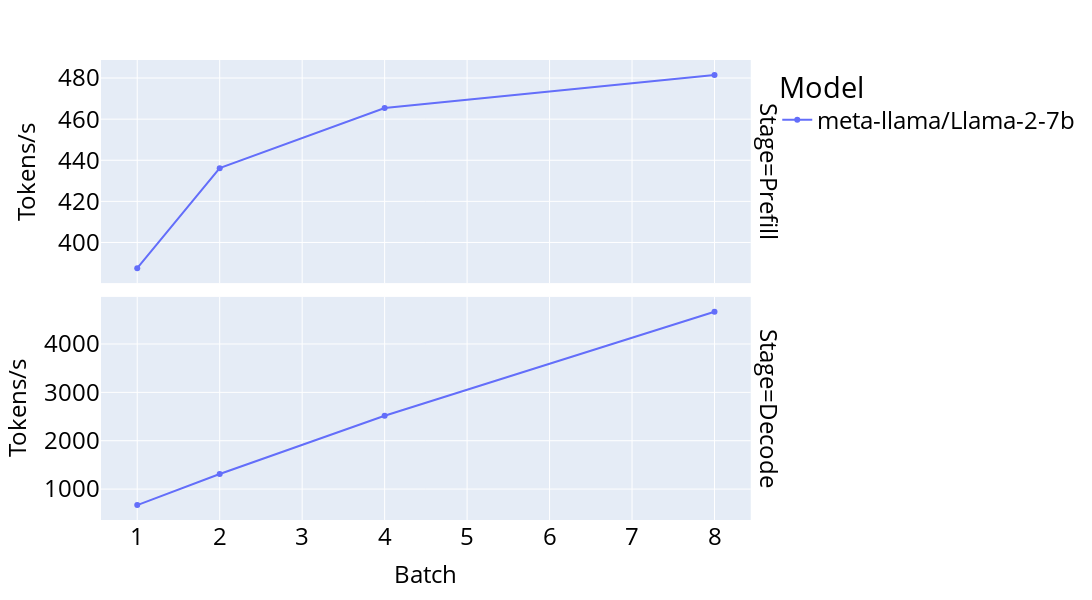

Write notebook code for a chart like this one.
### Code cell
# Import necessary libraries
import numpy as np
import matplotlib.pyplot as plt
%matplotlib inline
import plotly.graph_objects as go
import plotly.express as px
from plotnine import *
import plotnine as p9


# Set up interactive widgets for the variables
from ipywidgets import interact, IntSlider, Checkbox, BoundedIntText, BoundedFloatText, Dropdown
import ipywidgets as widgets


# Define the function to generate the demand curve
def generate_demand_curve(system_box, system_eff, num_nodes_slider, model_box, quantization_box, batch_slider, input_token_slider, output_token_slider):
    warnings.filterwarnings("ignore")
    data = []
    batch_size_list = [1,2,4,8,16,32,48,64,80,96,112,128,136,144,160, 172, 180, 200, 224, 240, 256]
    for batch_size in tqdm(batch_size_list):
        for model in model_box:
            if batch_size <= batch_slider:
                try: 
                    prefill_outputs = prefill_moddeling(model = model, batch_size = batch_size,
                                            input_tokens = input_token_slider, output_tokens = output_token_slider, FLAT = True,
                                            system_name = system_box, system_eff = system_eff,
                                            bits=quantization_box,
                                            tensor_parallel = num_nodes_slider, debug=False, time_breakdown=True) 
                    data.append([model,'Prefill',batch_size, prefill_outputs['Latency'], prefill_outputs['Throughput']] + prefill_outputs['Runtime_breakdown'])
                    decode_outputs = decode_moddeling(model = model, batch_size = batch_size, Bb = 4 ,
                                            input_tokens = input_token_slider, output_tokens = output_token_slider, FLAT = True,
                                            system_name = system_box, system_eff=system_eff,
                                            bits=quantization_box,
                                            tensor_parallel = num_nodes_slider, debug=False, time_breakdown=True) 
                    data.append([model,'Decode',batch_size,  decode_outputs['Latency'], decode_outputs['Throughput']] + decode_outputs['Runtime_breakdown'])
                except:
                    ValueError
    assert len(data) > 0, "No Model fits in the given # of GPUs. Increase GPUs or use different Model"
    data_df = pd.DataFrame(data, columns = ['Model', 'Stage','Batch', 'Latency(ms)', 'Tokens/s', 'GEMM Time', 'Attn Time', 'Communication Time'])
    data_df = data_df.replace(All_model_list, All_models_name)
    data_df['Stage'] = pd.Categorical(data_df['Stage'], categories=['Prefill','Decode'])
    
    fig = px.line(data_df, x="Batch", y="Tokens/s",  line_group="Model", color="Model", facet_row='Stage', 
                labels={"Batch": "Batch", "Tokens/s": "Tokens/s", "Model": "Model"},
                width=1200, height=600, markers=True)

    # Customize axis labels
    fig.update_xaxes(title_font=dict(size=24))
    fig.update_yaxes(title_font=dict(size=24))

    # Customize tick labels
    fig.update_xaxes(tickfont=dict(size=24))
    fig.update_yaxes(tickfont=dict(size=24))

    fig.update_yaxes(matches=None)

    # # Customize facet labels
    fig.update_layout(
        font_color="black",
        title_font_color="black",
        legend_title_font_color="black",
        font_size=24
    )

    fig.show()



batch_slider = BoundedIntText( value=8, min=1, max=128, step=1, description='Max Batch Size:', disabled=False , style={'description_width': 'initial'})
input_token_slider = BoundedIntText( value=512, min=1, max= 100000, step=1, description='Input Tokens:', disabled=False , style={'description_width': 'initial'})
output_token_slider = BoundedIntText( value=128, min=1, max= 100000, step=1, description='Output Tokens:', disabled=False , style={'description_width': 'initial'})

quantization_box = Dropdown( options=['bf16', 'int8', 'int4'], value='int8', description='Quantization:', disabled=False , style={'description_width': 'initial'},)
model_box = widgets.SelectMultiple( options=[
    ('facebook/opt-125m','opt_125m'),
    ('facebook/opt-350m','opt_350m'),
    ('facebook/opt-1.3b','opt_1b'),
    ('facebook/opt-175b','opt_175b'),
    ('google/gemma-7b','gemma_7b'),
    ('meta-llama/Llama-2-7b','LLaMA_7b'),
    ('meta-llama/Meta-Llama-3-8B','llama3_8b'), 
    ('meta-llama/Llama-2-13b','llama_13b'),
    ('mistralai/Mixtral-8x7B','mixtral_7x8'), 
    ('meta-llama/Llama-2-70b','LLaMA_70b'),
    ('databricks/dbrx-base','dbrx'),
    ('xai-org/grok-1','grok-1'),
    ('openai/gpt-3','gpt-3'), 
    ('openai/gpt-4','gpt-4')
    ], value=['LLaMA_7b'], description='Models:', disabled=False,)
system_box = Dropdown( options=['A100_40GB_GPU', 'A100_80GB_GPU', 'H100_GPU','GH200_GPU', 'TPUv4','TPUv5e', 'MI300X', 'Gaudi3'], value='H100_GPU', description='System:', disabled=False,)
num_nodes_slider = BoundedIntText( value=2, min=1, max=128, step=1, description='# Nodes:', disabled=False)
system_eff = widgets.FloatSlider( value=1, min=0.0001, max=1, description='System Efficiency:', disabled=False , style={'description_width': 'initial'})

# Create an interactive plot
interact(generate_demand_curve,
         system_box=system_box, system_eff=system_eff, num_nodes_slider=num_nodes_slider, model_box=model_box, quantization_box=quantization_box,
         batch_slider=batch_slider, input_token_slider=input_token_slider, output_token_slider=output_token_slider, )

### Figure 1 — Plotly figure (JSON) as saved in the notebook; plotly's stock layout.template omitted (floating-point values rounded to 4 significant figures)
{"data": [{"hovertemplate": "Model=meta-llama/Llama-2-7b<br>Stage=Prefill<br>Batch=%{x}<br>Tokens/s=%{y}<extra></extra>", "legendgroup": "meta-llama/Llama-2-7b", "line": {"color": "#636efa", "dash": "solid"}, "marker": {"symbol": "circle"}, "mode": "lines+markers", "name": "meta-llama/Llama-2-7b", "orientation": "v", "showlegend": true, "type": "scatter", "x": [1, 2, 4, 8], "xaxis": "x2", "y": [387.5, 436.2, 465.4, 481.5], "yaxis": "y2"}, {"hovertemplate": "Model=meta-llama/Llama-2-7b<br>Stage=Decode<br>Batch=%{x}<br>Tokens/s=%{y}<extra></extra>", "legendgroup": "meta-llama/Llama-2-7b", "line": {"color": "#636efa", "dash": "solid"}, "marker": {"symbol": "circle"}, "mode": "lines+markers", "name": "meta-llama/Llama-2-7b", "orientation": "v", "showlegend": false, "type": "scatter", "x": [1, 2, 4, 8], "xaxis": "x", "y": [669.2, 1311.0, 2518.0, 4665.0], "yaxis": "y"}], "layout": {"annotations": [{"font": {}, "showarrow": false, "text": "Stage=Decode", "textangle": 90, "x": 0.98, "xanchor": "left", "xref": "paper", "y": 0.2425, "yanchor": "middle", "yref": "paper"}, {"font": {}, "showarrow": false, "text": "Stage=Prefill", "textangle": 90, "x": 0.98, "xanchor": "left", "xref": "paper", "y": 0.7575, "yanchor": "middle", "yref": "paper"}], "font": {"color": "black", "size": 24}, "height": 600, "legend": {"title": {"font": {"color": "black"}, "text": "Model"}, "tracegroupgap": 0}, "margin": {"t": 60}, "title": {"font": {"color": "black"}}, "width": 1200, "xaxis": {"anchor": "y", "domain": [0, 0.98], "tickfont": {"size": 24}, "title": {"font": {"size": 24}, "text": "Batch"}}, "xaxis2": {"anchor": "y2", "domain": [0, 0.98], "matches": "x", "showticklabels": false, "tickfont": {"size": 24}, "title": {"font": {"size": 24}}}, "yaxis": {"anchor": "x", "domain": [0, 0.485], "tickfont": {"size": 24}, "title": {"font": {"size": 24}, "text": "Tokens/s"}}, "yaxis2": {"anchor": "x2", "domain": [0.515, 1], "tickfont": {"size": 24}, "title": {"font": {"size": 24}, "text": "Tokens/s"}}}}
